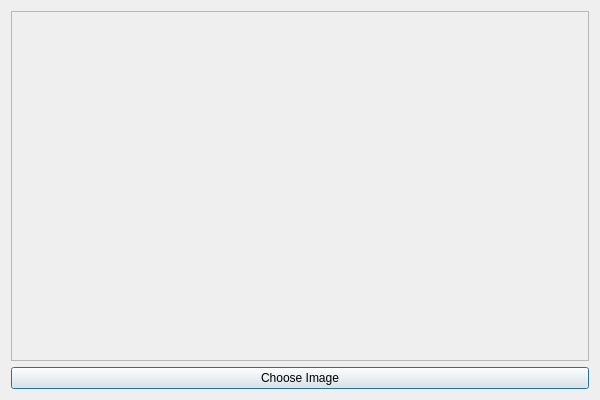
<?xml version="1.0" encoding="UTF-8"?>
<ui version="4.0">
 <class>PanZoomImageDialog</class>
 <widget class="QDialog" name="PanZoomImageDialog">
  <property name="geometry">
   <rect>
    <x>0</x>
    <y>0</y>
    <width>600</width>
    <height>400</height>
   </rect>
  </property>
  <property name="windowTitle">
   <string>Dialog</string>
  </property>
  <layout class="QGridLayout" name="gridLayout">
   <item row="0" column="0">
    <widget class="QScrollArea" name="scrollArea">
     <property name="widgetResizable">
      <bool>true</bool>
     </property>
     <widget class="QWidget" name="scrollAreaWidgetContents">
      <property name="geometry">
       <rect>
        <x>0</x>
        <y>0</y>
        <width>580</width>
        <height>347</height>
       </rect>
      </property>
     </widget>
    </widget>
   </item>
   <item row="1" column="0">
    <widget class="QPushButton" name="chooseImageButton">
     <property name="text">
      <string>Choose Image</string>
     </property>
    </widget>
   </item>
  </layout>
 </widget>
 <resources/>
 <connections/>
</ui>
